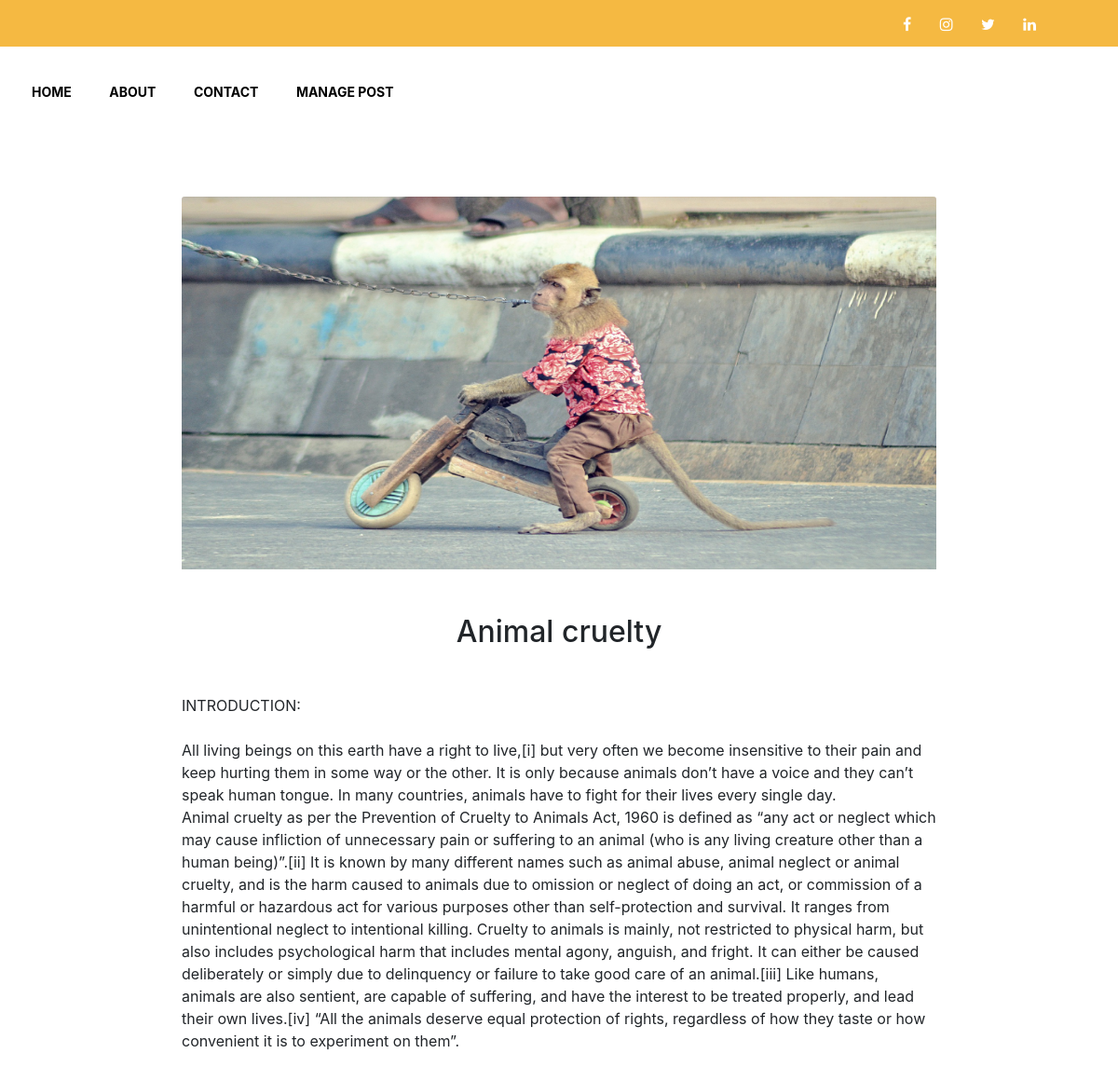
The app's page /animal_cruelty/ with its own data.
### core/models.py (models this page shows, shortened)
class Core(models.Model):
	title = models.CharField(max_length=200)
	excerpt = models.TextField(null = True)
	author = models.ForeignKey(User, on_delete=models.CASCADE, related_name='core')
	slug = models.SlugField(max_length=100, unique = True)
	updated = models.DateTimeField(auto_now=True)
	image = models.ImageField(upload_to='profile_pics')
	published = models.DateTimeField(default = timezone.now)
	class Meta:
		ordering = ['-published']

### core/views.py (the view)
# urls.py: path('<slug:slug>/',views.SingleView.as_view(), name ='single'),
class SingleView(DetailView):
	model = Core
	template_name = 'single.html'
	context_object_name = 'post'

### core/templates/single.html
{% extends 'base.html' %}
{% block content %}
{% load static %}
<div class="area" style="padding-top: 0;padding-right: 15%;padding-left: 15%;">
<div class = "container">
	<div class = "row">
		<div class = "col-12 pt-5">
			<img class='card-img-top' src="{{post.image.url}}" alt='image' style="width: 100%;height: 400px;">
			<u><h2 style="text-align: center;" class = "pt-5">{{post.title}}</h2><br></u>
			<p>{{post.excerpt|linebreaks}}</p>
		</div>
	</div>
</div>
</div>
{% endblock %}

### core/templates/navigation.html (style rules this page uses)
* { margin:0; padding: 0; text-decoration: none; list-style: none; box-shadow: border-box; }

### records on screen
Core: image (picture), title "Animal cruelty", excerpt "INTRODUCTION: All living beings on this earth have a right to live,[i] but very often we become insensitive to their pain and keep hurting them in some way or the other. It is only because animals don’t have a voice and they can’t speak human tongue. In many countries, animals have to fight for their lives every single day. Animal cruelty as per the Prevention of Cruelty to Animals Act, 1960 is defined as “any act or neglect which may cause infliction of unnecessary pain or suffering to an animal (who is any living creature other than a human being)”.[ii] It is known by many different names such as animal abuse, animal neglect or animal cruelty, and is the harm caused to animals due to…"
